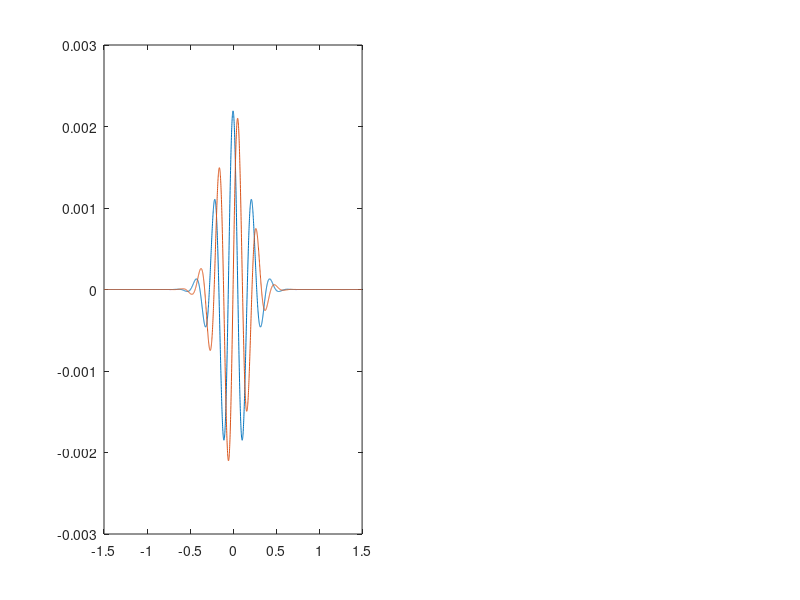

This figure's MATLAB source: (Note: this script raises an error after producing the figure.)
clear

%% Setup Parameters
srate = 1000;           % in Hz
npnts = 3001;

% vector of frequencies
hz = linspace(0,35,npnts);

b = 9;
g = 3;

Wbg = (b/g)^(1/g); % maximum value at the peak frequency

% Normalisation factor (Olhede & Walden, 2002, P2666, k=0)
r=(2*b+1)/g;
A=sqrt(pi*g*2^r*exp(-gammaln(r)));

y  = Wbg*hz;             % shifted frequencies
wa = 2*pi*y;

% Normalisation factor for unit energy at each scale
scale_fac=sqrt(srate*Wbg);

%% Morse Wavelet

awt = scale_fac*sqrt(2)*A*(wa.^b).*(exp(-wa.^g));
awt = awt ./ max(awt);

x = fftshift(ifft(awt));
%% Plotting

time = (-floor(npnts/2):floor(npnts/2))/srate;

figure(4), clf
subplot(121);
plot(time,real(x));
hold on
plot(time,imag(x));
title("Time Domain Morse Wavelet: β = " + b + " & γ = " + g)
hold off

subplot(122)
plot(hz,awt);
title("Freq Domain Morse Wavelet: β = " + b + " & γ = " + g)
